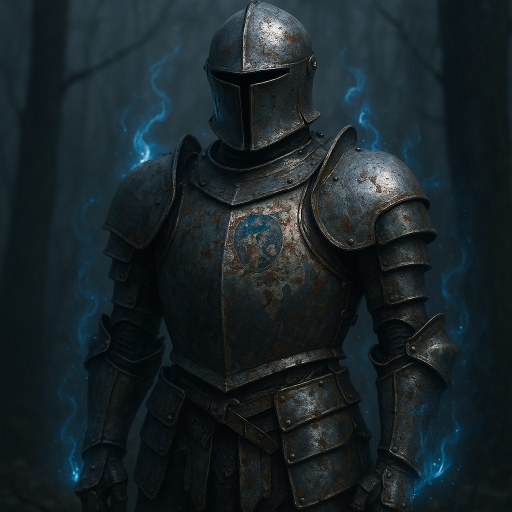
#> input picture modules/Keep_of_Doom/media/monsters/animated_armor.jpg, 1024 x 1024 px (shown at 1/2 size)
$ python -i process_monster_images.py   (imports and definitions only)
#> lines starting #> are read from the running program, lines starting #| are printed output that depends on the picture
#!/usr/bin/env python3
"""
Process monster portraits: resize to square video dimensions (640x640),
copy thumbnails, and organize in game folder.
Does not overwrite existing files.
"""

import os
import sys
from pathlib import Path
from PIL import Image
import shutil

# Configuration
SOURCE_DIR = "monster_portraits"  # Source folder with original images
TARGET_DIR = "web/static/media/monsters"  # Destination folder - CORRECTED PATH
VIDEO_SIZE = 640  # Square video dimensions (640x640)

# [21 lines left out: functions ensure_directories, get_monster_id_from_filename, not called in this run]

def resize_image_to_square(image_path, output_path, size=VIDEO_SIZE):
    """Resize image to square format (640x640) with black padding if needed."""
#> called with output_path = 'out.png', size = 640
    try:
        with Image.open(image_path) as img:
            # Convert RGBA to RGB if necessary
#> img is the input picture: PIL image 1024x1024 RGB; mean R, G, B 25.3, 36.1, 40.3
            if img.mode in ('RGBA', 'LA', 'P'):
                # Create a black background
                background = Image.new('RGB', img.size, (0, 0, 0))
                if img.mode == 'P':
                    img = img.convert('RGBA')
                background.paste(img, mask=img.split()[-1] if img.mode == 'RGBA' else None)
                img = background
            elif img.mode != 'RGB':
                img = img.convert('RGB')

            # Calculate how to fit image into square
            img_ratio = img.width / img.height
#> img_ratio = 1

            if img_ratio > 1:
                # Image is wider - fit to width
                new_width = size
                new_height = int(size / img_ratio)
            else:
                # Image is taller or square - fit to height
                new_height = size
                new_width = int(size * img_ratio)
#> new_width = 640

            # Resize the image
            img_resized = img.resize((new_width, new_height), Image.Resampling.LANCZOS)
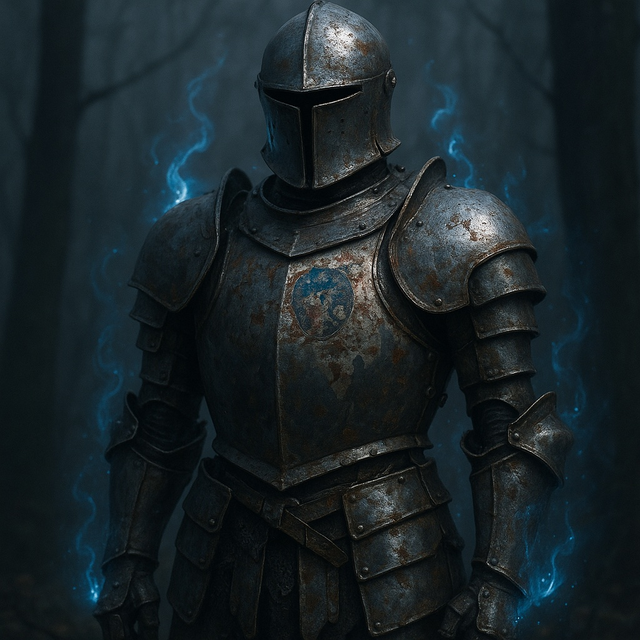
#> img_resized: PIL image 640x640 RGB; mean R, G, B 25.3, 36.1, 40.3

            # Create square black background and paste centered
            final_img = Image.new('RGB', (size, size), (0, 0, 0))
#> final_img: PIL image 640x640 RGB; every value is 0
            x_offset = (size - new_width) // 2
#> x_offset = 0
            y_offset = (size - new_height) // 2
            final_img.paste(img_resized, (x_offset, y_offset))

            # Save the resized image
            final_img.save(output_path, 'JPEG', quality=95)
            return True
    except Exception as e:
        print(f"[ERROR] Failed to resize {image_path}: {e}")
        return False

# [159 lines left out: functions copy_thumbnail, process_monster_portraits, not called in this run]

# [22 lines not run here, left out]

>>> result = resize_image_to_square('modules/Keep_of_Doom/media/monsters/animated_armor.jpg', 'out.png')

$ run again, on modules/Keep_of_Doom/media/monsters/barrow_guardian.jpg
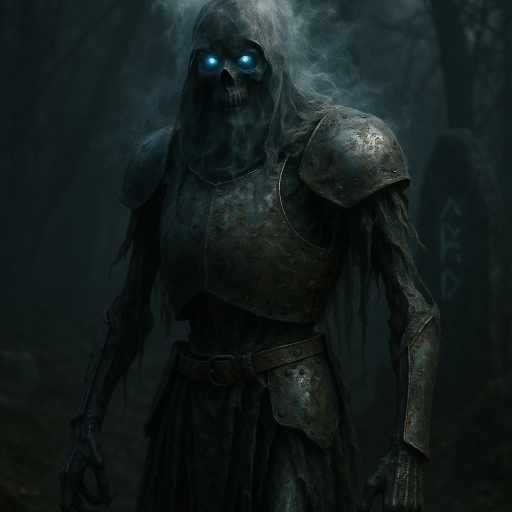
#> input picture modules/Keep_of_Doom/media/monsters/barrow_guardian.jpg, 1024 x 1024 px (shown at 1/2 size)
#> in resize_image_to_square, img is the input picture: PIL image 1024x1024 RGB; mean R, G, B 20.3, 29.7, 28.8
#> in resize_image_to_square, `img_resized = img.resize((new_width, new_height), Image.Resampling.LAN..`:
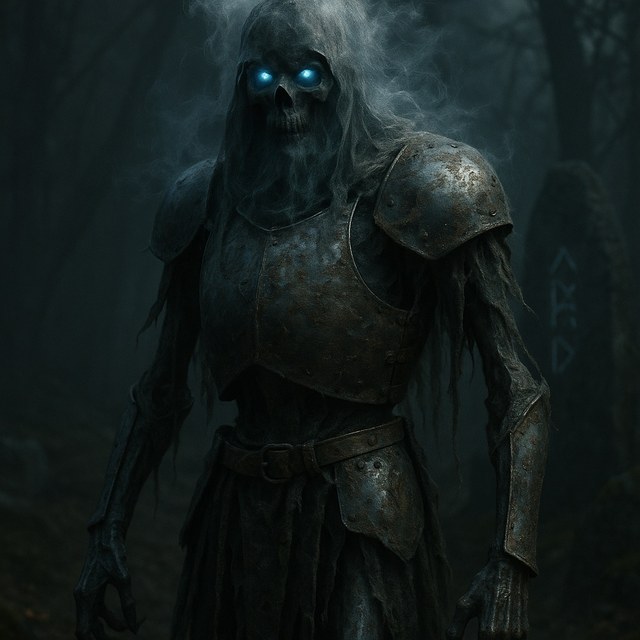
#> img_resized: PIL image 640x640 RGB; mean R, G, B 20.3, 29.7, 28.8
#> final_img: PIL image 640x640 RGB; every value is 0

$ run again, on modules/Keep_of_Doom/media/monsters/bog_mummy.jpg
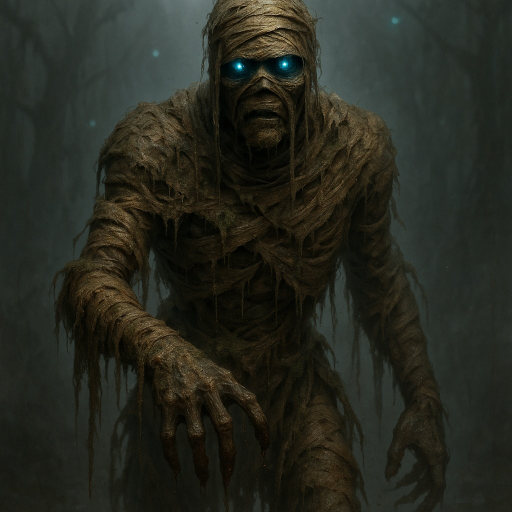
#> input picture modules/Keep_of_Doom/media/monsters/bog_mummy.jpg, 1024 x 1024 px (shown at 1/2 size)
#> in resize_image_to_square, img is the input picture: PIL image 1024x1024 RGB; mean R, G, B 38.6, 40.6, 31.7
#> in resize_image_to_square, `img_resized = img.resize((new_width, new_height), Image.Resampling.LAN..`:
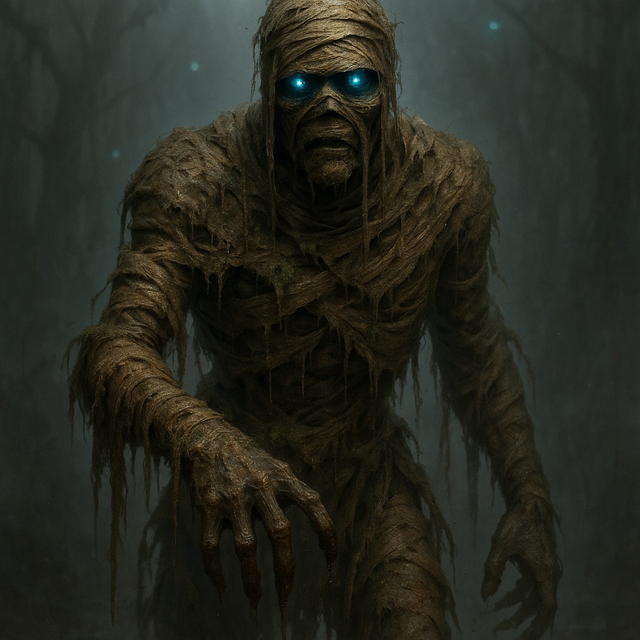
#> img_resized: PIL image 640x640 RGB; mean R, G, B 38.6, 40.6, 31.7
#> final_img: PIL image 640x640 RGB; every value is 0

$ run again, on modules/Keep_of_Doom/media/monsters/corrupted_vine_blight.jpg
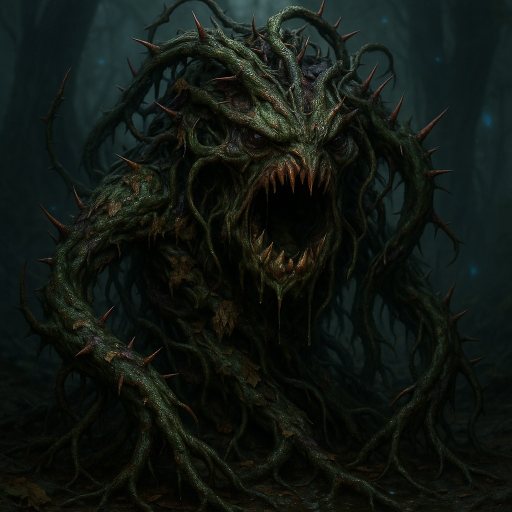
#> input picture modules/Keep_of_Doom/media/monsters/corrupted_vine_blight.jpg, 1024 x 1024 px (shown at 1/2 size)
#> in resize_image_to_square, img is the input picture: PIL image 1024x1024 RGB; mean R, G, B 17.2, 23.4, 18.6
#> in resize_image_to_square, `img_resized = img.resize((new_width, new_height), Image.Resampling.LAN..`:
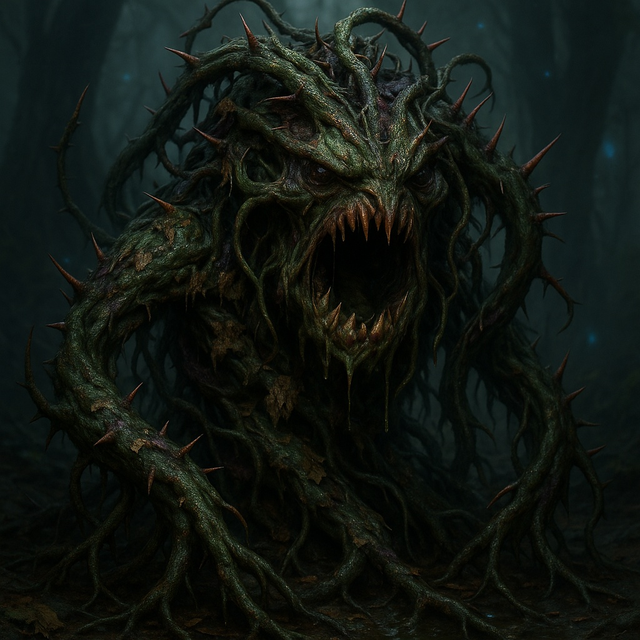
#> img_resized: PIL image 640x640 RGB; mean R, G, B 17.2, 23.4, 18.6
#> final_img: PIL image 640x640 RGB; every value is 0
